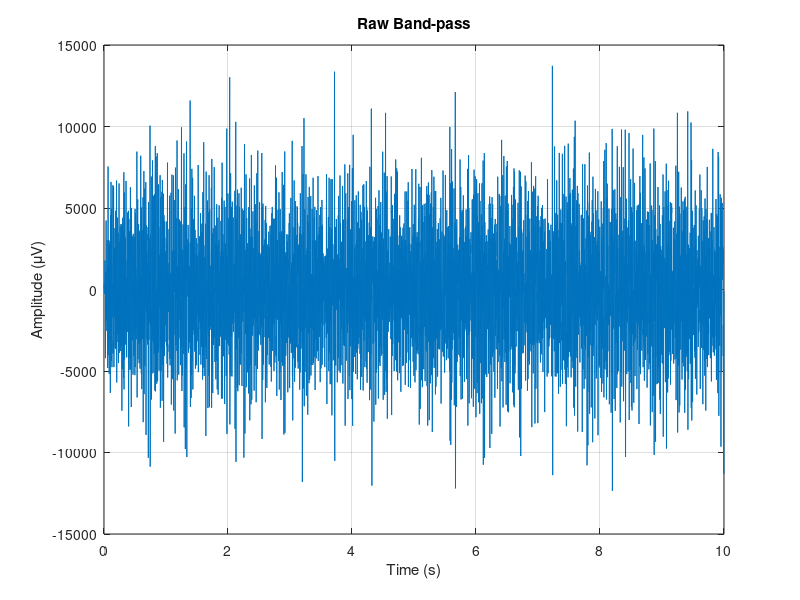
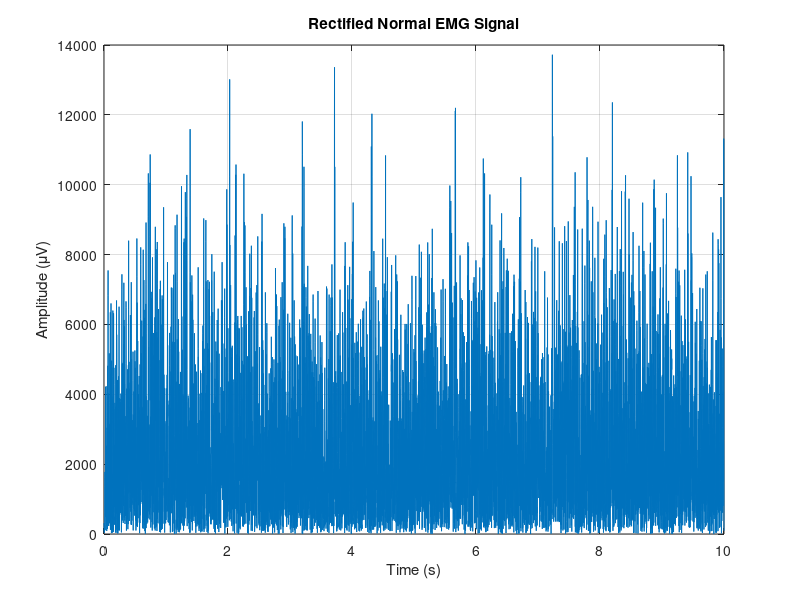
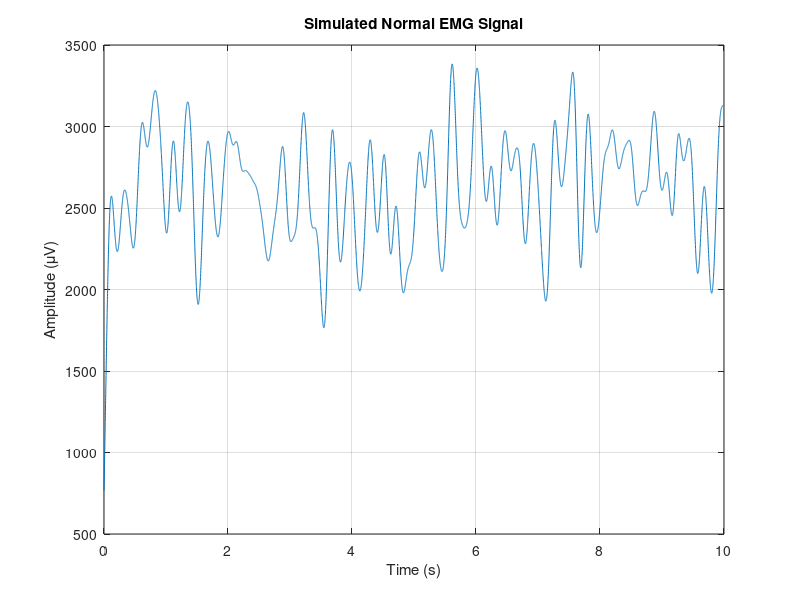

MATLAB code to generate these figures, in order:
% Freq & time parameters
Fs = 1000;           % Sampling frequency (Hz)
t = 0:1/Fs:10-1/Fs;  % Time vector from 0 to 10 seconds
N = length(t);       % Number of samples

% Parameters (realistic sim)
nMU = 250; % number of motor units (biceps, triceps)
base_fr = 8;
peak_fr = 30; 
activation = 0.6; % activation of motor units (0.2 low-thresh units & 1.0 all)
thresh = sort(rand(1, nMU).^0.3); % threshold
recruited = find(activation >= thresh); %  MU recruited off of threshold
recruit_n = numel(recruited);

% Dynamic Contraction
% activation_time = 0.2 + 0.8*sin(2*pi*0.1*t); % oscillating activation
% recruitment_time = arrayfun(@(a) find(a >= thresh), activation_time, 'UniformOutput', false);

muap_dur = 10; %ms
muap_len = round(muap_dur/1000*Fs); % biphasic waveform
tau = (muap_len)/6;
x = linspace(-3,3,muap_len); % x = symmetric timing (time axis)
muap_base = -x .* exp(-x.^2/2);

% Prepare MU (vary amplitude & slight shape)
MUAPs = zeros(nMU, muap_len);

% Added parameters for direction/fatigue
% fatigue_level_global = 0.3; 
% direction = "pull"; 

% Define agonist vs antagonist recruitment
% n_ag = round(0.7 * recruit_n);  % 70% of recruited MUs as agonist
% n_ant = recruit_n - n_ag;       % rest are antagonist
% agonist_MUs = 1:n_ag;
% antagonist_MUs = (n_ag+1):recruit_n;

for m = 1:nMU
    scale_ftr = 0.5 + 2*rand();     % amp scaling factor (add activation)
    width_var = 0.9 + 0.2*randn();  % slight width variation (shape)
    x2 = x * width_var;
    muap = -x2 .* exp(-x2.^2/2);
    MUAPs(m,:) = muap / max(abs(muap)) * scale_ftr;

    % Can create subsets for push/pull (agonist/antagonist)
    % if direction == "pull"
    % MUAPs(m,:) = -MUAPs(m,:);  % invert waveform for pull
    % end

    % Fatigue
    % fatigue_level = fatigue_level_global * rand();
    % MUAPs(m,:) = MUAPs(m,:) * (1 - fatigue_level);
end

% Gamma-ISI generator
% gamma-ISI parameters
T = N / Fs;        % total sim time (s)
k_shape = 4;       % gamma shape parameter (CV ~ 0.5) (lower = stress)
min_isi = 0.002;   % optional abs ref in s (2 ms)

spikes_gamma = zeros(nMU, N);  %  gamma spike train

for m = 1:nMU
    if m <= recruit_n
        % Direction based
        % if strcmp(direction, "push") && ~ismember(m, agonist_MUs)
        %     spikes_gamma(m,:) = 0; continue;
        % elseif strcmp(direction, "pull") && ~ismember(m, antagonist_MUs)
        %     spikes_gamma(m,:) = 0; continue;
        % end

        ord = m / nMU;
        fr = base_fr + (peak_fr - base_fr) * (activation * (1 - 0.5*ord));

        mean_ISI = 1 / fr;        % s
        theta = mean_ISI / k_shape;  

        % generate spike times
        t_spk = 0;
        spike_times = [];
        while t_spk < T
            
            % Dynamic Contraction
            % t_idx = min(round(t_spk*Fs)+1, N); % idx in activation_time
            % act = activation_time(t_idx);

            isi = gamrnd(k_shape, theta);  % draw gamma ISI
            isi = max(isi, min_isi);       % enforce abs ref
            t_spk = t_spk + isi;
            if t_spk < T
                spike_times(end+1) = t_spk; %#ok<SAGROW>
            end
        end

        % Convert spike times to binary vector
        idxs = round(spike_times * Fs) + 1;
        idxs(idxs < 1) = []; idxs(idxs > N) = [];
        spikes_gamma(m, idxs) = 1;

    else
        spikes_gamma(m, :) = 0;  % not recruited
    end
end

% Spike trains (Bernoulli per-sample approx Poisson)
% spikes = zeros(nMU, N);
% 
% for m = 1:nMU
%     % Determines firing rate for MU (recruitment order)
%     % lower-thresh MUs fire at lr and recruit earlier
%     ord = m / nMU; % normalizes motor unit idx between 0 & 1
%     if m <= recruit_n
%         % rate increases with activation and MU order
%         fr = base_fr + (peak_fr-base_fr) * (activation * (1 - 0.5*ord));
%         % include some jitter in ISI by using Bernoulli
%         p = fr / Fs;
%         spikes(m, :) = rand(1, N) < p; 
%         % add short refractory period
%         ref_ms = 20; 
%         ref_samples = round(ref_ms/1000*Fs);
%         last = -inf;
%         idxs = find(spikes(m,:));
%         for id = idxs
%             if id - last < ref_samples
%                 spikes(m, id) = 0; 
%             else
%                 last = id;
%             end
%         end
%     else
%         spikes(m, :) = 0; % not recruited
%     end
% end

% Add into Bernoulli
 % last = -inf;
 %        ref_ms = 20; 
 %        ref_samples = round(ref_ms/1000*Fs);
 % 
 %        for n = 1:N
 %            act = activation_time(n);  % activation at this time sample
 % 
 %            % MU recruited at this activation?
 %            if act >= thresh(m)
 %                fr = base_fr + (peak_fr - base_fr) * (act * (1 - 0.5*ord));
 %                p = fr / Fs;
 %                spike = rand() < p;
 % 
 %                % enforce refractory period
 %                if spike && (n - last >= ref_samples)
 %                    spikes(m, n) = 1;
 %                    last = n;
 %                else
 %                    spikes(m, n) = 0;
 %                end
 %            else
 %                spikes(m, n) = 0;
 %            end
 %        end

% Convolve spikes with MUAPs and sum
% clean_emg = zeros(1, N + muap_len);
% for m = 1:nMU
%     clean_emg = clean_emg + conv(spikes(m,:), MUAPs(m,:));
% end
% clean_emg = clean_emg(1:N);  % trim

% gamma-ISI
clean_emg_gamma = zeros(1, N + muap_len-1);
for m = 1:nMU
    clean_emg_gamma = clean_emg_gamma + conv(spikes_gamma(m,:), MUAPs(m,:));
end
clean_emg_gamma = clean_emg_gamma(1:N);

% Add baseline noise (Gaussian) and optional low-freq motion artifact
baseline_noise = 0.05;
noisy_emg = clean_emg_gamma + baseline_noise*randn(1,N);

% Add mains hum (60 Hz) and optional 2nd harmonic
% hum_amp = 0.02;
% noisy_emg = noisy_emg + hum_amp*sin(2*pi*60*t) + 0.005*sin(2*pi*120*t);

% Generate random white noise to represent MUAP interference pattern
% Motor Unit Action Potiental (MUAP)
% noise_muap = randn(1, N);

% Band-pass filter on raw signal
hp = 20; % remove low frequency motion 
lp = 450; % remove high frequency noise
[b_bp, a_bp] = butter(4, [hp lp]/(Fs/2), 'bandpass'); % 4th order Butterworth filter
raw_bp = filtfilt(b_bp, a_bp, noisy_emg); % filtering

% Add 60 Hz for mains hum
% [bn, an] = iirnotch(60/(Fs/2), 60/(Fs/2)/35); % Q ~ 35
% raw_bp = filtfilt(bn, an, raw_bp);

% Simulate muscle contraction (rectification and smoothing)
%  Rectify the signal (absolute value) to simulate a muscle contracting,
%  as EMG has a non-negative envelope.
rec_emg = abs(raw_bp);

% Low-pass filter to simulate the filtering effect of tissue
%  and the smoothing of muscle contraction activity.
cutoff_freq = 5; % Hz (2-10 Hz)
[b, a] = butter(4, cutoff_freq / (Fs/2), 'low'); % 4th order Butterworth filter

% Apply the filter to the rectified signal
sim_emg = filtfilt(b, a, rec_emg);

% Scale the signal to a more realistic amplitude range
emg_bp_uV = raw_bp * 1000;    % if MUAP scale assumed mV -> µV adjustment
env_uV = sim_emg * 1000;

% Plot the raw bp
figure;
plot(t, emg_bp_uV);
title('Raw Band-pass');
xlabel('Time (s)');
ylabel('Amplitude (\muV)');
grid on;

% PLot the rectified EMG signal
figure;
plot(t, rec_emg*1000);
title('Rectified Normal EMG Signal');
xlabel('Time (s)');
ylabel('Amplitude (\muV)');
grid on;

% Plot the simulated EMG signal
figure;
plot(t, env_uV);
title('Simulated Normal EMG Signal');
xlabel('Time (s)');
ylabel('Amplitude (\muV)');
grid on;

% Plot gamma spike (raster plot)
% figure;
% hold on;
% for m = 1:nMU
%     spike_times = find(spikes_gamma(m,:))/Fs; % in seconds
%     y = m*ones(size(spike_times));
%     plot(spike_times, y, 'k.', 'MarkerSize', 5);
% end
% xlabel('Time (s)');
% ylabel('Motor Unit #');
% title('Spike Raster (Gamma ISI)');
% grid on;
% hold off;

% FFT
% L = N; % length of signal
% Y = fft(sim_emg);
% P2 = abs(Y/L);          % two-sided spectrum
% P1 = P2(1:L/2+1);       % one-sided spectrum
% P1(2:end-1) = 2*P1(2:end-1); 
% f = Fs*(0:(L/2))/L;     % frequency vector

% Plot EMG Freq
% figure;
% plot(f, P1*100); % scale to %
% title('EMG Frequency Spectrum');
% xlabel('Frequency (Hz)');
% ylabel('Amplitude (%)');
% xlim([0 500]);   % EMG relevant freq range
% grid on;

% EMG Spectrogram
 % figure;
 % window = 256;
 % noverlap = 128;
 % nfft = 512;
 % spectrogram(sim_emg, window, noverlap, nfft, Fs, 'yaxis');
 % title('Time-Frequency EMG (Spectrogram)');
 % ylabel('Frequency (Hz)');
 % xlabel('Time (s)');
 % colorbar;
